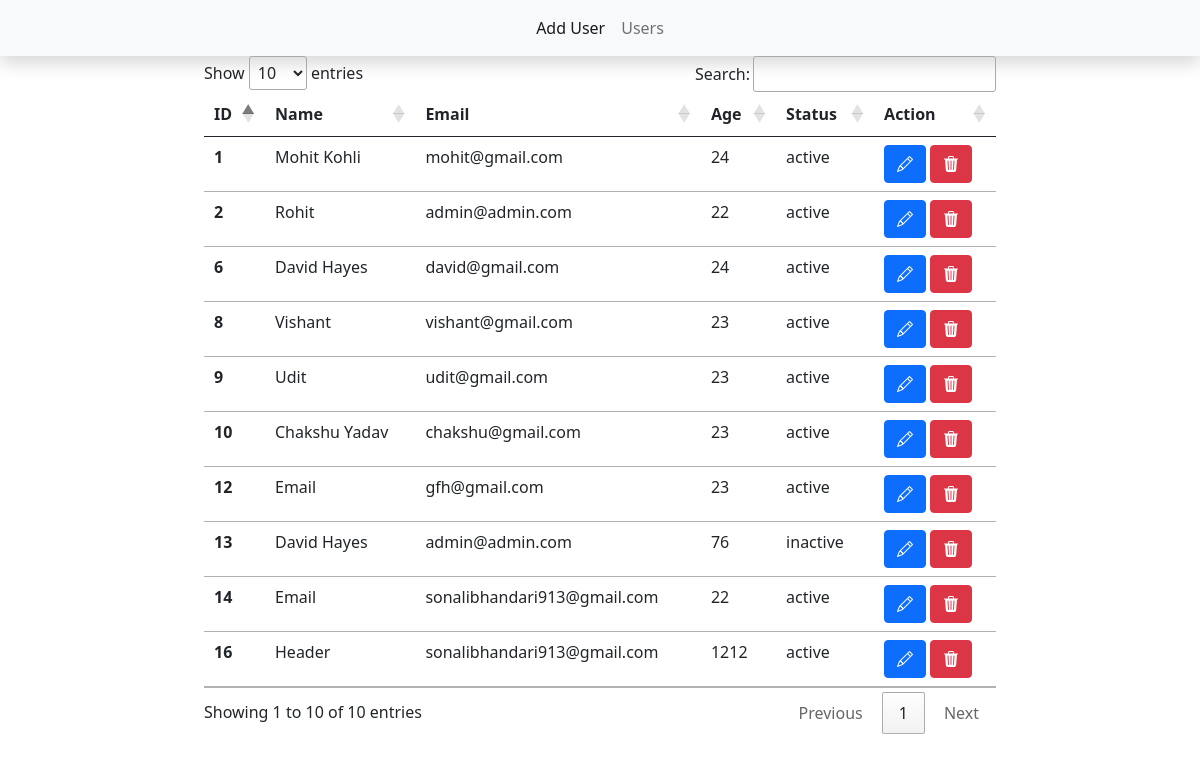
The page /users.php on the database its author committed.
### tables this page shows
CREATE TABLE IF NOT EXISTS `users` (
  `id` int unsigned NOT NULL AUTO_INCREMENT,
  `name` varchar(50) NOT NULL DEFAULT '0',
  `email` varchar(50) NOT NULL DEFAULT '0',
  `age` int NOT NULL DEFAULT '0',
  `status` varchar(50) NOT NULL DEFAULT '0',
  PRIMARY KEY (`id`)
);

### users.php (the view, shortened to what this page needs)
<!DOCTYPE html>
<html lang="en">
<head>
    <link rel="stylesheet" href="https://cdn.jsdelivr.net/npm/bootstrap-icons@1.10.5/font/bootstrap-icons.css">
    <link rel="stylesheet" href="https://cdn.datatables.net/1.13.6/css/jquery.dataTables.css" />
    <link href="https://cdn.jsdelivr.net/npm/bootstrap@5.0.2/dist/css/bootstrap.min.css" rel="stylesheet">
</head>
<body>
<?php include 'nav.php'?>
    <div class="container-flex">
        <div class="row justify-content-center">
            <div class="col-8 ">
            <table class="table" id="table">
                <thead>
                    <tr>
                    <th scope="col">ID</th>
                    <th scope="col">Name</th>
                    <th scope="col">Email</th>
                    <th scope="col">Age</th>
                    <th scope="col">Status</th>
                    <th scope="col">Action</th>
                    </tr>
                </thead>
                <tbody>
                    <?php
                        $servername = "127.0.0.1";
                        $username = "root";
                        $password = "";
                        $dbname = "mohit-crud";
                        $conn = new mysqli($servername,$username,$password,$dbname);
                        $sql = "SELECT * FROM users";
                        if($conn->connect_error){
                            die("connection failed");
                        }else{
                            $result = $conn->query($sql);
                            if($result->num_rows>0){
                                while ($data=$result->fetch_assoc()) {
                                    echo("<tr> <th scope='row'>".$data["id"]."</th><td>".$data["name"]."</td><td>".$data["email"]."</td><td>".$data["age"]."</td><td>".$data["status"]."</td><td class='m-3'><button type='button' class='btn btn-primary me-1'><a href='index.php?id=".$data["id"]."' class='text-white' style='text-decoration:none;' ?><i class='bi bi-pencil'></i></a></button><button type='button' class='btn btn-danger'><a href='deleteuser.php?id=".$data["id"]."' class='text-white' style='text-decoration:none;' ?><i class='bi bi-trash3-fill'></i></a></button></td></tr>");
                                }
                            }
                        }
                    ?>
                </tbody>
            </table>
            </div>
        </div>
    </div>
</body>
</html>

### nav.php (shortened to what this page needs)
<nav class="navbar navbar-expand-lg navbar-light bg-light shadow ">
  <div class="container-fluid ">
    <div class="collapse navbar-collapse justify-content-center" id="navbarNav">
      <ul class="navbar-nav">
        <li class="nav-item">
          <a class="nav-link active" aria-current="page" href="index.php">Add User</a>
        </li>
        <li class="nav-item">
          <a class="nav-link" href="users.php">Users</a>
        </li>
      </ul>
    </div>
  </div>
</nav>

### rows shown on the page
users: id "1", name "Mohit Kohli", email "mohit@gmail.com", age "24", status "active"
users: id "2", name "Rohit", email "admin@admin.com", age "22", status "active"
users: id "6", name "David Hayes", email "david@gmail.com", age "24", status "active"
users: id "8", name "Vishant", email "vishant@gmail.com", age "23", status "active"
users: id "9", name "Udit", email "udit@gmail.com", age "23", status "active"
users: id "10", name "Chakshu Yadav", email "chakshu@gmail.com", age "23", status "active"
users: id "12", name "Email", email "gfh@gmail.com", age "23", status "active"
users: id "13", name "David Hayes", email "admin@admin.com", age "76", status "inactive"
users: id "14", name "Email", email "sonalibhandari913@gmail.com", age "22", status "active"
users: id "16", name "Header", email "sonalibhandari913@gmail.com", age "1212", status "active"
